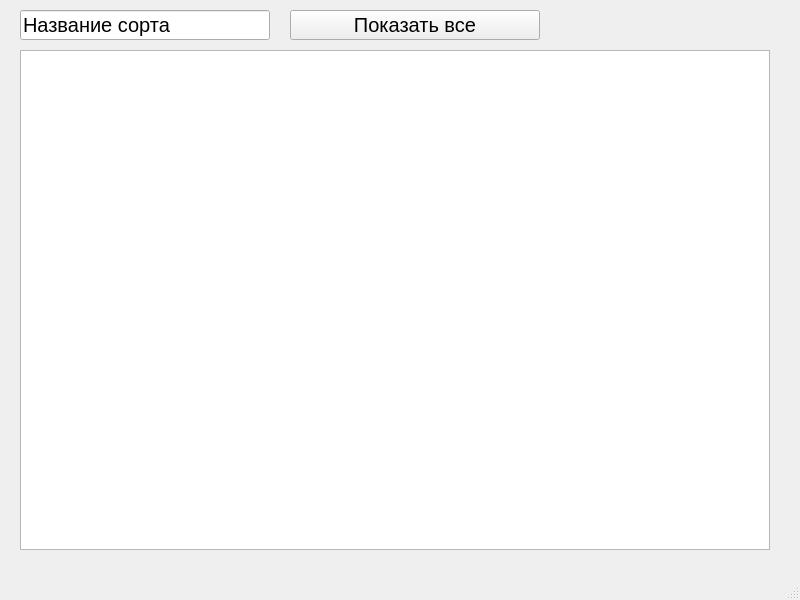
<?xml version="1.0" encoding="UTF-8"?>
<ui version="4.0">
 <class>Coffee</class>
 <widget class="QMainWindow" name="Coffee">
  <property name="geometry">
   <rect>
    <x>0</x>
    <y>0</y>
    <width>800</width>
    <height>600</height>
   </rect>
  </property>
  <property name="windowTitle">
   <string>Coffee</string>
  </property>
  <widget class="QWidget" name="centralwidget">
   <widget class="QPlainTextEdit" name="info">
    <property name="geometry">
     <rect>
      <x>20</x>
      <y>50</y>
      <width>750</width>
      <height>500</height>
     </rect>
    </property>
   </widget>
   <widget class="QLineEdit" name="name">
    <property name="geometry">
     <rect>
      <x>20</x>
      <y>10</y>
      <width>250</width>
      <height>30</height>
     </rect>
    </property>
    <property name="font">
     <font>
      <pointsize>15</pointsize>
     </font>
    </property>
    <property name="text">
     <string>Название сорта</string>
    </property>
   </widget>
   <widget class="QPushButton" name="all">
    <property name="geometry">
     <rect>
      <x>290</x>
      <y>10</y>
      <width>250</width>
      <height>30</height>
     </rect>
    </property>
    <property name="font">
     <font>
      <pointsize>15</pointsize>
     </font>
    </property>
    <property name="text">
     <string>Показать все</string>
    </property>
   </widget>
  </widget>
  <widget class="QMenuBar" name="menubar">
   <property name="geometry">
    <rect>
     <x>0</x>
     <y>0</y>
     <width>800</width>
     <height>21</height>
    </rect>
   </property>
  </widget>
  <widget class="QStatusBar" name="statusbar"/>
 </widget>
 <resources/>
 <connections/>
</ui>
